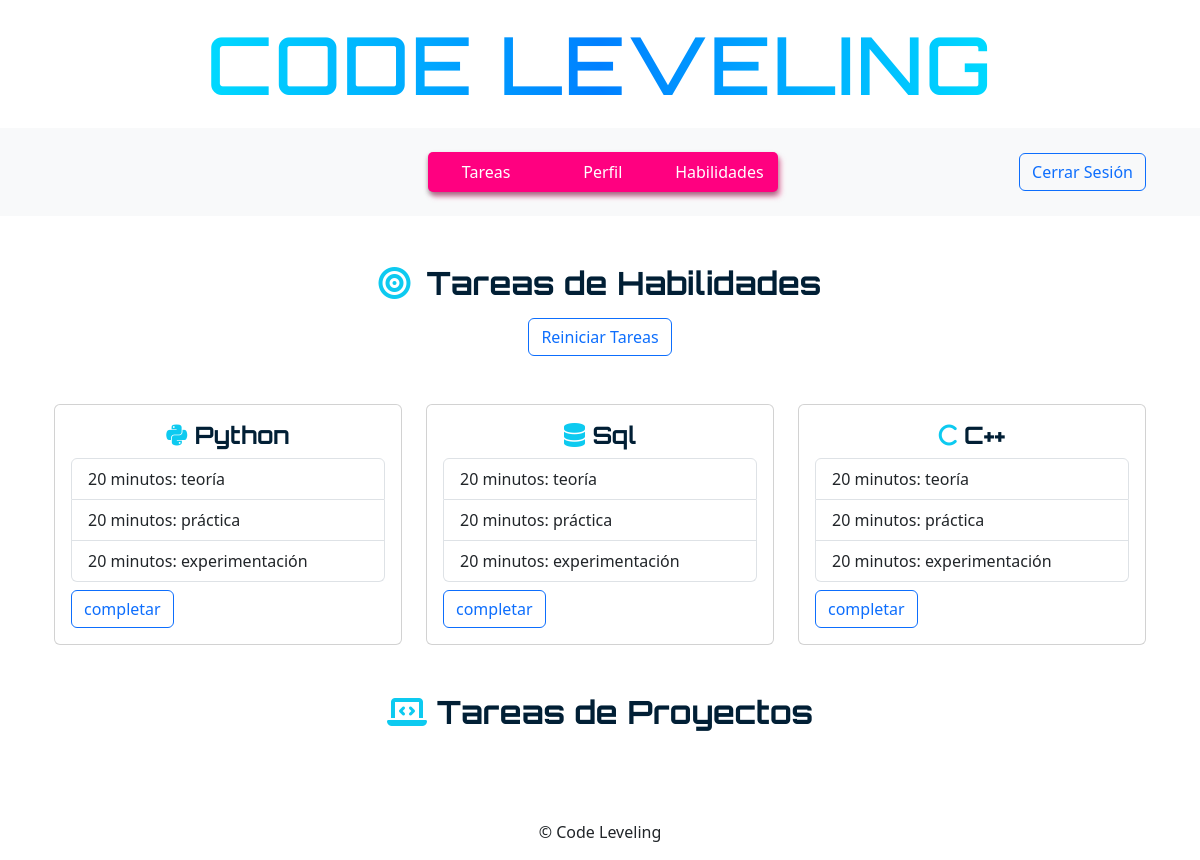
The app's page /tareas (signed in) with its own data.
### tables this page shows
CREATE TABLE skills (
id INTEGER PRIMARY KEY AUTOINCREMENT,
name TEXT NOT NULL,
icon TEXT);

### app.py (the view)
@app.route("/tareas")
@login_required
def tareas():
    skills = execute_db("""SELECT s.id, s.name, s.icon FROM users_skills us
     JOIN skills s ON us.skill_id = s.id WHERE us.user_id = ?
     AND us.skill_id NOT IN (SELECT ref_id FROM completed_tasks
     WHERE user_id = ? AND type = 'skill');""", param=(session["user_id"], session["user_id"]), result=True)
    projects = execute_db("""SELECT id, name FROM projects WHERE user_id = ?
    AND id NOT IN (SELECT ref_id FROM completed_tasks
    WHERE user_id = ? AND type = 'project');""", param=(session["user_id"], session["user_id"]), result=True)
    return render_template("tareas.html", skills=skills, projects=projects)

### helpers.py (called while the page is built)
def login_required(f):
    @wraps(f)
    def decorated_function(*args, **kwargs):
        if session.get("user_id") ==  None:
            return redirect("/login")
        return f(*args, **kwargs)
    return decorated_function

def execute_db(query, param=(),result = False):
    connection = sqlite3.connect('leveling.db')
    connection.row_factory = sqlite3.Row
    db = connection.cursor()
    db.execute(query,param)
    rows = None
    if result == True:
        rows = db.fetchall()
    connection.commit()
    connection.close()
    return rows

### templates/tareas.html (shortened to what this page needs)
{% extends "layout.html" %}
{% block body %}
<div class="container my-5">
    <h2 class="letter-1 text-center mb-3"><i class="fa-solid fa-bullseye text-info me-3"></i>Tareas de Habilidades</h2>
    <div class="d-flex justify-content-center mb-5">
        <form action="/tareas/reiniciar" method="POST">
            <button class="btn btn-outline-primary btn-p" type="submit" onclick="ClearTask()">Reiniciar Tareas</button>
        </form>
    </div>
    <div class="row g-4">
        {% for skill in skills %}
        <div class="col-md-4">
            <div class="card card-p">
                <div class="card-body">
                    <h4 class="card-title letter-1 text-center"><i class="{{skill.icon}} text-info"></i> {{skill.name}}</h4>
                    <ul class="list-group">
                        <li class="list-group-item task-item" data-id="{{skill.id + 1000}}">20 minutos: teoría</li>
                        <li class="list-group-item task-item" data-id="{{skill.id + 2000}}">20 minutos: práctica</li>
                        <li class="list-group-item task-item" data-id="{{skill.id + 3000}}">20 minutos: experimentación</li>
                    </ul>
                    <form action="/tareas/completar/skill" method="POST">
                        <button class="btn btn-outline-primary btn-p mt-2" type="submit" onclick="return ValidateTask(this)" >completar</button>
                    </form>
                </div>
            </div>
        </div>
        {% endfor %}
    </div>
    <h2 class="letter-1 text-center mt-5 mb-5"><i class="fa-solid fa-laptop-code text-info"></i> Tareas de Proyectos</h2>
</div>
{% endblock %}

### static/css/style.css (style rules this page uses)
.letter-1 { font-family: 'Rajdhani','Orbitron', sans-serif; font-weight: bold; color:#011f35; }
.card-p { transition: transform 0.3s ease, box-shadow 0.3s ease; max-width: 500px; width: 100%; }
.btn-p { transition: transform 0.2s ease, box-shadow 0.2s ease; }
.task-item { cursor: pointer; transition: all 0.2s ease; }

### records on screen
skills: name "Python"
skills: name "Sql"
skills: name "C++"
